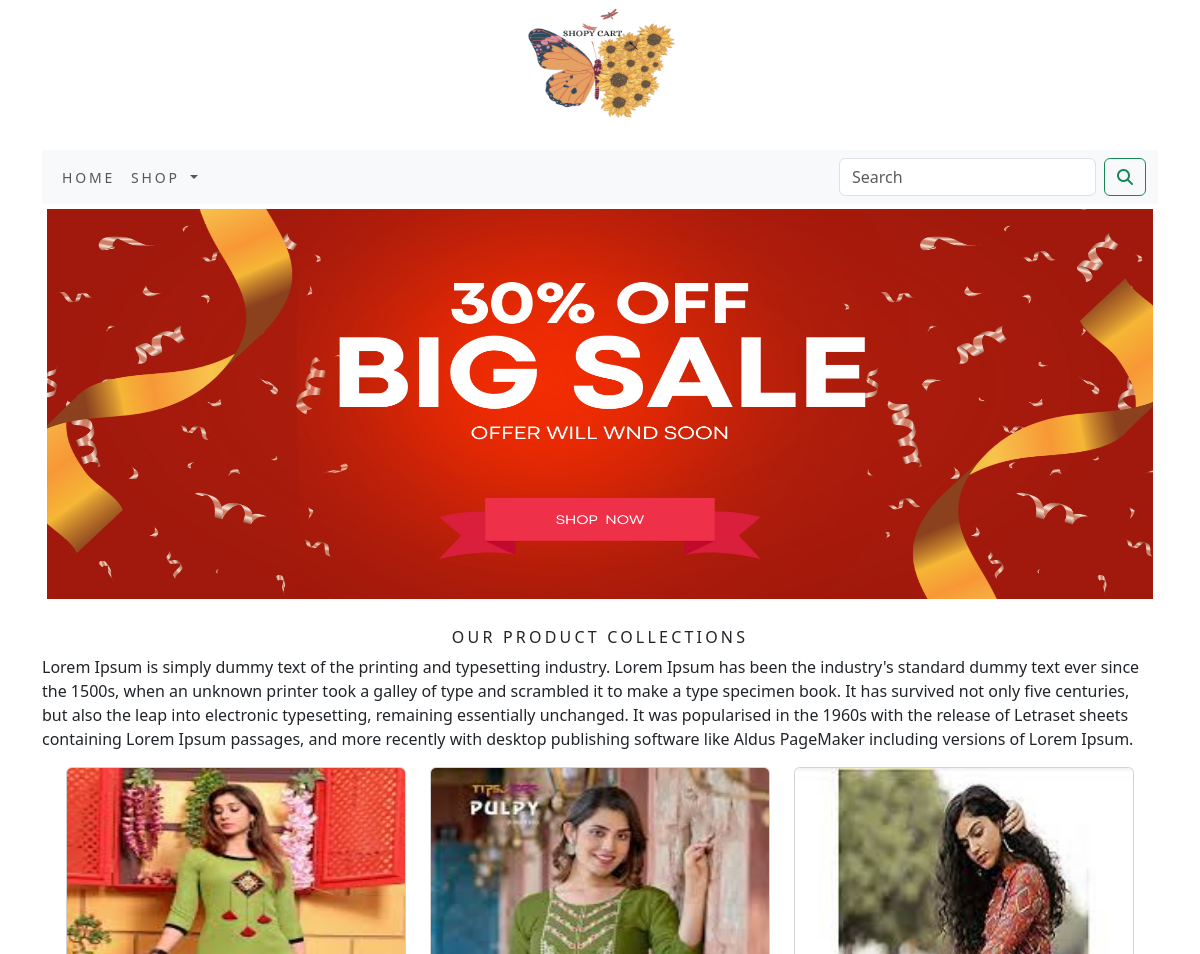
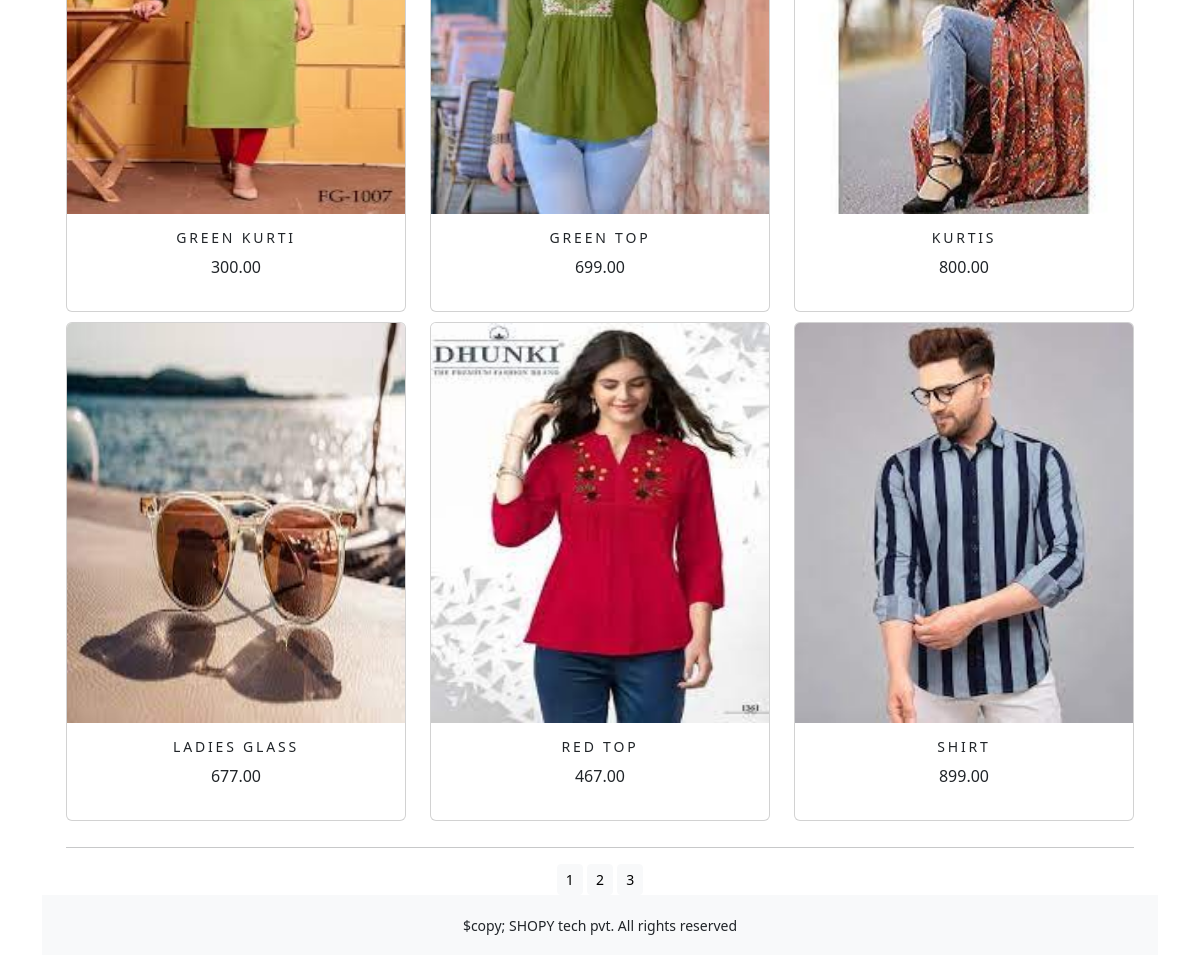
Screenshot of /shop/?page=2 with the database file from the repository (2 pictures, top to bottom).
### shop_app/models.py (models this page shows, shortened)
class product(models.Model):
    name=models.CharField(max_length=250,unique=True)
    slug=models.SlugField(max_length=250,unique=True)
    description = models.TextField(blank=True)
    image = models.ImageField(upload_to='product', blank=True)
    price=models.DecimalField(max_digits=10,decimal_places=2)
    category=models.ForeignKey(category,on_delete=models.CASCADE)
    stock=models.IntegerField()
    available=models.BooleanField(default=True)
    created=models.DateTimeField(auto_now_add=True)
    updated=models.DateTimeField(auto_now=True)
    class Meta:
        ordering=('name',)
        verbose_name='product'
        verbose_name_plural='products'
    def get_url(self):
        return reverse('shop_app:prodDetail',args=[self.category.slug,self.slug])

### shop_app/views.py (the view)
# urls.py: path('',views.allProdCat,name='allProdCat'),
def allProdCat(request,c_slug=None):
    c_page=None
    products_list=None
    if c_slug!=None:
        c_page=get_object_or_404(category,slug=c_slug)
        products_list=product.objects.all().filter(category=c_page,available=True)
    else:
        products_list=product.objects.all().filter(available=True)
    paginator=Paginator(products_list,6)
    try:
        page=int(request.GET.get('page','1'))
    except:
        page=1
    try:
        products=paginator.page(page)
    except(EmptyPage,InvalidPage):
        products=paginator.page(paginator.num_pages)
    return render(request,'category.html',{'category':c_page,'products':products})

### cart_app/context_processors.py (called while the page is built)
def counter(request):
    item_count = 0
    if 'admin' in request.path:
        return {}
    else:
        try:
            cart=Cart.objects.filter(cart_id=_cart_id(request))
            cart_items=CartItem.objects.all().filter(cart=cart[:1])
            for cart_item in cart_items:
                item_count += cart_item.quantity
        except Cart.DoesNotExist:
            item_count = 0
    return dict(item_count=item_count)

### cart_app/views.py (called while the page is built)
def _cart_id(request):
    cart=request.session.session_key
    if not cart:
        cart=request.session.create()
    return cart

### shop_app/context_processors.py (called while the page is built)
def menu_links(request):
    links=category.objects.all()
    return dict(links=links)

### shop_app/models.py (called while the page is built)
    def get_url(self):
        return reverse('shop_app:products_by_category',args=[self.slug])

### templates/category.html (shortened to what this page needs)
{% extends 'base.html' %}
{% load static %}
{% block content %}
<div class="mx-auto">
    {% if category %}
    <img class="my_image" src="{{category.image.url}}" alt="{{category.name}}">
</div>
<br>
<div>
    <h1 class="text-center my_title">{{category.name}}</h1>
    <p class="text-justify">{{category.description}}</p>
</div>
{% else %}
<div>
    <img class="my_image my_image_padding" src="{% static 'img/banner.png' %}" alt="Our product" height="500px" width="100%">
</div>
<br>
<div>
    <h1 class="text-center my_title">Our product collections</h1>
    <p class="text-justify">Lorem Ipsum is simply dummy text of the printing and typesetting industry. Lorem Ipsum has been the industry's standard dummy text ever since the 1500s, when an unknown printer took a galley of type and scrambled it to make a type specimen book. It has survived not only five centuries, but also the leap into electronic typesetting, remaining essentially unchanged. It was popularised in the 1960s with the release of Letraset sheets containing Lorem Ipsum passages, and more recently with desktop publishing software like Aldus PageMaker including versions of Lorem Ipsum.</p>
</div>
{% endif %}
<div class="container">
    <div class="row mx-auto">
        {% for product in products.object_list %}
        <div class="my_bottom_margin col-9 col-sm-12 col-md-4 col-lg-4">
            <div class="card text-center" style="min-width:18rem;">
                <a href="{{product.get_url}}"><img class="card-img-top my_image" src="{{product.image.url}}" alt="{{product.name}}" height="200px;" width="200px;"></a>
                <div class="card-body">
                    <h4>{{product.name}}</h4>
                    <p>{{product.price}}</p>
                </div>
            </div>
        </div>
        {% endfor %}
        <div class="mx-auto">
            {% if products.paginator.num_pages > 1 %}
            <hr>
            <div class="text-center">
                {% for pg in products.paginator.page_range %}
                <a href="?page={{pg}}" class="btn btn-light btn-sm"{% if products.number == pg %}active{% endif %}>{{pg}}</a>
                {% endfor %}
            </div>
            {% endif %}
        </div>
        <br>
    </div>
</div>
{% endblock %}

### static/css/custom.css (style rules this page uses)
body { font family:'Roboto', sans-serif; }
.my_image { width:100%; height:400px; }
.my_title { font-size:16px; text-transform:uppercase; letter-spacing:.2em; }
.my_image_padding { padding:5px; }
.my_bottom_margin { margin-bottom:10px; }
.card-body h4 { font-size:14px; text-transform:uppercase; letter-spacing:.2em; }

### rows the page displays
product: image (picture), name "GREEN KURTI", price "300.00"
product: image (picture), name "GREEN TOP", price "699.00"
product: image (picture), name "KURTIS", price "800.00"
product: image (picture), name "LADIES GLASS", price "677.00"
product: image (picture), name "RED TOP", price "467.00"
product: image (picture), name "SHIRT", price "899.00"

### other values shown
{{ pg }} "1" "2" "3"
